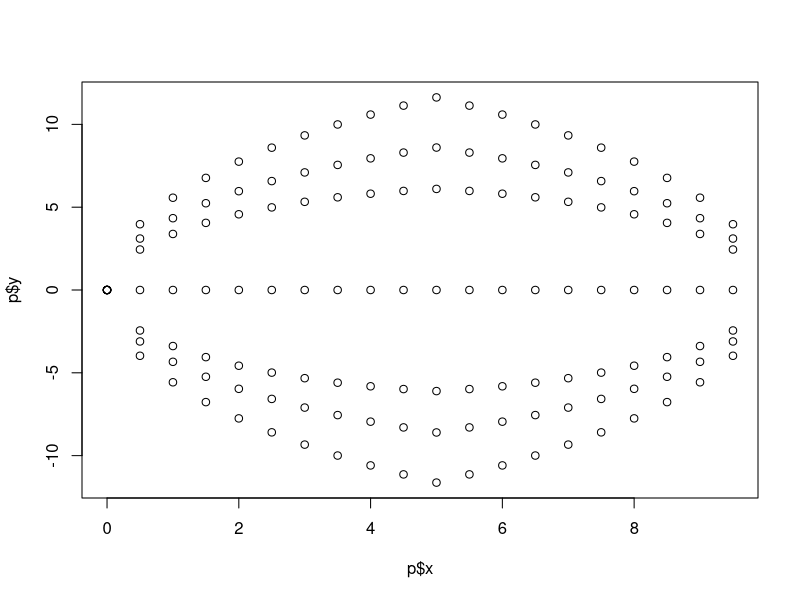
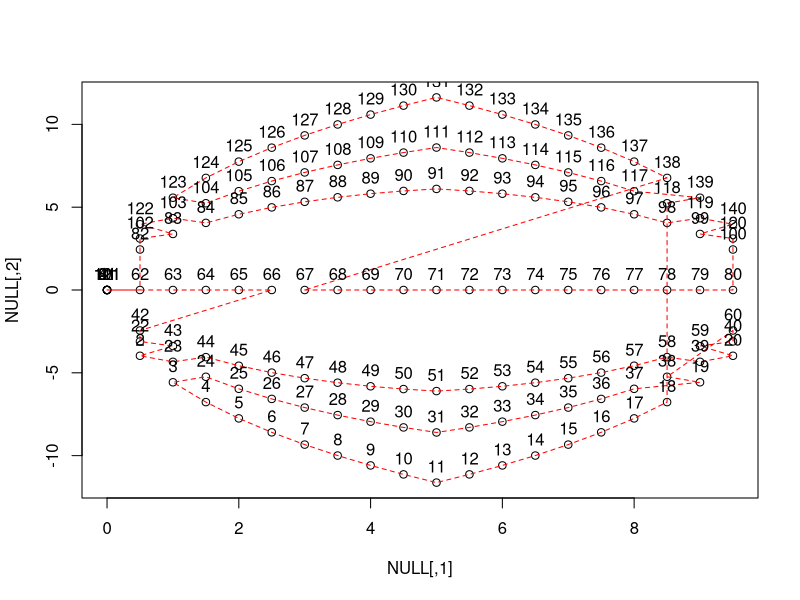
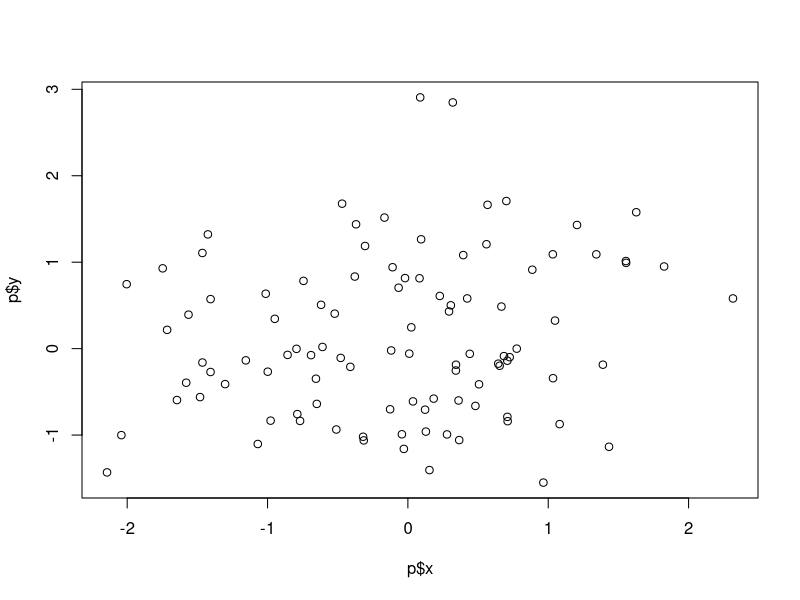
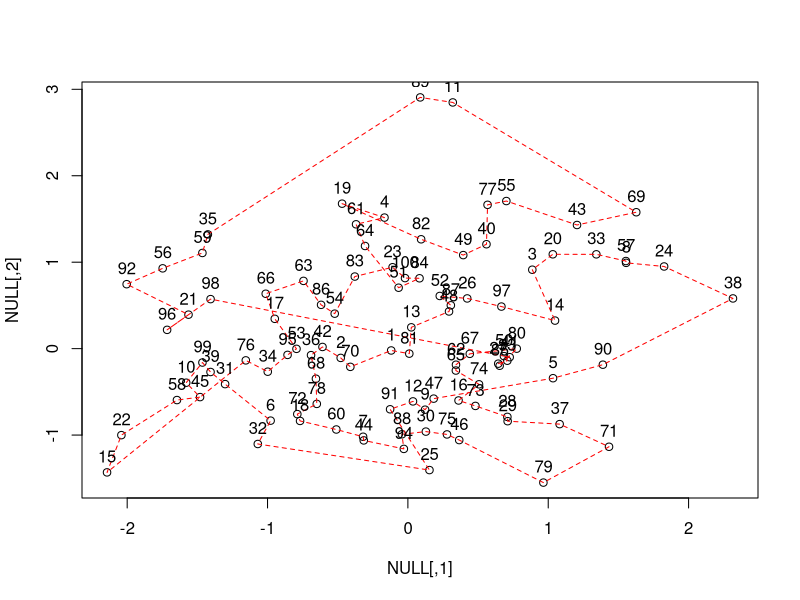
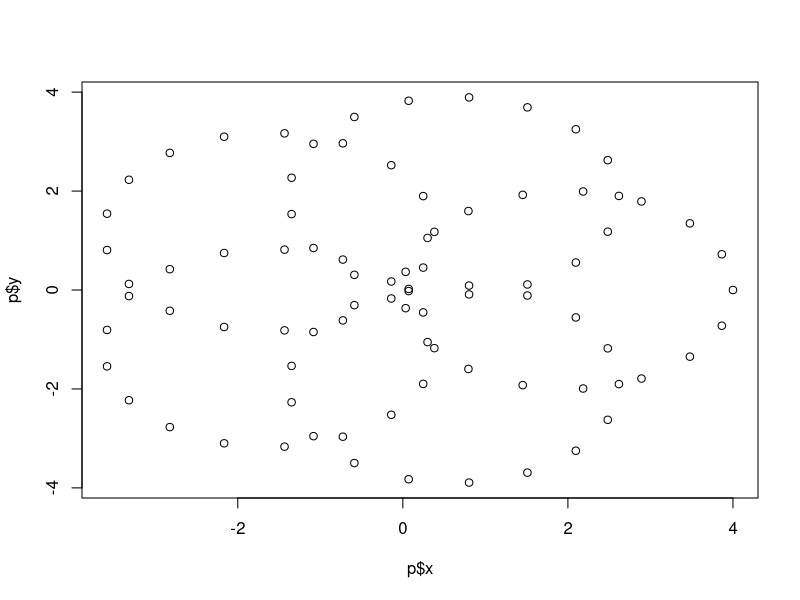
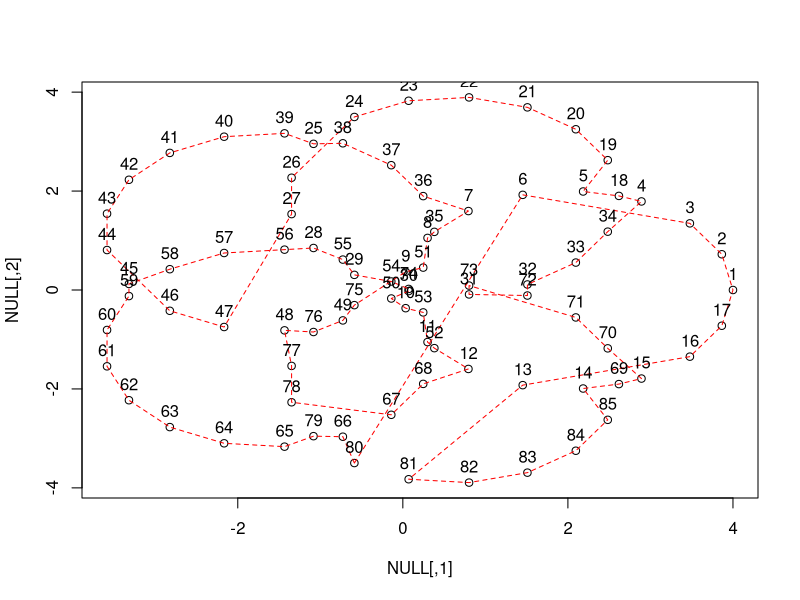
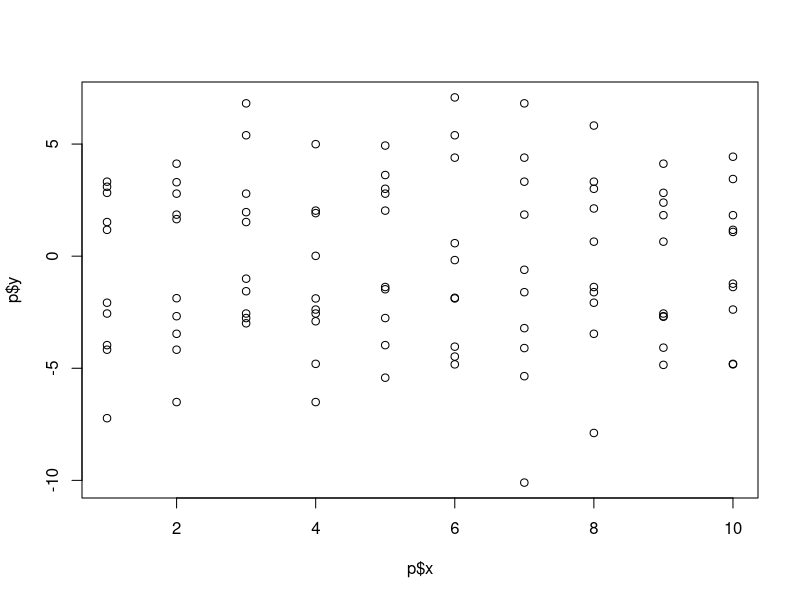
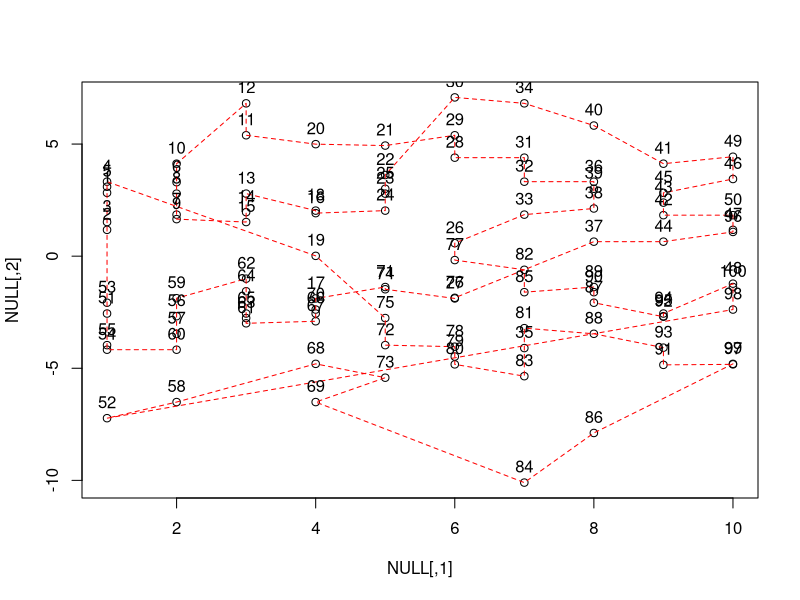

The R script that drew these images, in order:
########################
###
### Leonard Mada
### [the one and only]
###
### TSP Models
### Data Generators
###
### draft v.0.1d


###############
### History ###

### draft v.0.1d:
# - added 2 overlapping densities (mixture of 2 gaussians);
### draft v.0.1c:
# - added overlapping circles;


####################
####################

### Generate Special Graphs for TSP

watermelon.gen = function(n, m, l, random=TRUE, d=3) {
	# n = number of points in a half-ellipse;
	# m = number of half-ellipses;
	r2 = l^2 / 4 # * m
	ellipse.f = function(id, x) {
		a = 2*id - m - 1
		if(a == 0) {
			return (rep(0,n));
		}
		a = a/m
		x.x = abs(x[,id] - l/2)
		return(sign(a)*sqrt(r2 - x.x^2 + d*(l/2 - x.x)*l*a^2))
	}
	if(random) {
		p.x = sapply(1:m, function(id) runif(n, 0, l))
	} else {
		# TODO: fix repeating (0, 0);
		p.x = matrix(rep( (0:(n-1)) * l/n, m), ncol=m)
	}
	p.y = sapply(1:m, ellipse.f, x=p.x)
	return(list("x"=p.x, "y"=p.y))
}

circles.int.gen = function(n, n.c, r=1) {
	# intersecting/overlapping circles
	central.th = (0:(n.c-1)) * 2*pi / n.c;
	circle.th = (0:(n-1)) * 2*pi / n;
	circle.f = function(theta, r, centre=c(0,0)) {
		x = r * cos(theta) + centre[1]	
		y = r * sin(theta) + centre[2]
		return(cbind(x, y))
	}
	circle.shift = function(id, base.circle, centre) {
		x = base.circle[1,] + centre[1, id];
		y = base.circle[2,] + centre[2, id];
		return(cbind(x, y));
	}
	# TODO: nicer code;
	circles.c = sapply(central.th, circle.f, r=r)
	circle.base = sapply(circle.th, circle.f, r=r)
	circles.pxy = sapply(1:ncol(circles.c), circle.shift, base.circle=circle.base, centre=circles.c)
	circles.pxy = list(
		x = as.vector(circles.pxy[1:n,]),
		y = as.vector(circles.pxy[-(1:n),]))
	# print(circles.pxy)
	return(circles.pxy)
}

rnorm2d.gen = function(n1, n2=n1, sd1=1, sd2=1) {
	len = n1*n2
	p.x = rnorm(len, sd=sd1)
	p.y = rnorm(len, sd=sd2)
	return(list("x"=p.x, "y"=p.y))
}

runif2d.gen = function(n1, n2=n1, max=2) {
	# max = 2 is more close to rnorm
	# alternative: max = 4*sd
	len = n1*n2
	p.x = runif(len, max=max)
	p.y = runif(len, max=max)
	return(list("x"=p.x, "y"=p.y))
}

r2d.gen = function(n, ep, sd=1, sep.scale=1) {
	# ep = epochs
	s = rnorm(10*n, sd=sd)
	ep.id = 1:ep
	y1 = as.vector(sapply(ep.id, function(id) sample(s, n))) + sd*sep.scale
	y2 = as.vector(sapply(ep.id, function(id) sample(s, n))) - sd*sep.scale
	ep.all = rep(ep.id, each=n)
	return(list("x"=c(ep.all, ep.all), "y"=c(y1, y2)))
}

find.base = function(m, y=0, middle=FALSE) {
	# m = matrix with coordinates of cities
	# only with non-random
	# TODO: more options
	if( ! middle) {
		isZero = m[,1] == y & m[,2] == y
	} else {
		isZero = m[,2] == y
		m0 = m[isZero, 1]
		mid = m0[rank(m0) == round(length(m0)/2)]
		isZero = isZero & m[,1] == mid
	}
	id = match(TRUE, isZero)
	return(id)
}

###########################

# install.packages("TSP")

library(TSP)


setwd("C:/Users/Leo Mada/Desktop/DB/Math")


###########################

###
ell.n = 7
p = watermelon.gen(20, m=ell.n, 10, random=F)
plot(p$x, p$y)

cities = matrix(c(as.vector(p$x), as.vector(p$y)), ncol=2)
id = find.base(cities, middle=T)
id

### TSP data
etsp <- ETSP(cities)
etsp

### calculate a tour
# tour <- solve_TSP(etsp, method = "nn"
tour <- solve_TSP(etsp, method = "nn", control=list(start=id))
tour

tour_length(tour)
plot(etsp, tour, tour_col = "red")


SAVE_PNG = TRUE
if(SAVE_PNG) {
png(file="TSP.Watermelon.png")
	plot(etsp, tour, tour_col = "red")
dev.off()
}

# image(atsp, tour)


###########################

###
p = rnorm2d.gen(10)
# p = runif2d.gen(10)
plot(p$x, p$y)


cities = matrix(c(as.vector(p$x), as.vector(p$y)), ncol=2)

etsp <- ETSP(cities)
etsp

### calculate a tour
tour <- solve_TSP(etsp, method = "nn")
tour

tour_length(tour)
plot(etsp, tour, tour_col = "red")


#########################

### Overlapping Circles
p = circles.int.gen(17, 5, 2)
plot(p$x, p$y)


cities = matrix(c(as.vector(p$x), as.vector(p$y)), ncol=2)

etsp <- ETSP(cities)
etsp

### calculate a tour
tour <- solve_TSP(etsp, method = "nn")
tour

tour_length(tour)
plot(etsp, tour, tour_col = "red")


#######################

### Specific Densities
p = r2d.gen(5, 10, sd=2, sep.scale=1.5)
plot(p$x, p$y)

# Q: Are there any phase transitions determined by sd & sep.scale?


cities = matrix(c(as.vector(p$x), as.vector(p$y)), ncol=2)

etsp <- ETSP(cities)
etsp

### calculate a tour
tour <- solve_TSP(etsp, method = "nn")
tour

tour_length(tour)
plot(etsp, tour, tour_col = "red")


#######################

### Analysis
# TODO

# 1.) Phase Transitions in the data
# - How to measure phase transitions?
# 2.) Invariants, pseudo-Invariants
# - Higher Moments;
# - Higher "Moments" of Correlation;
# - other pseudo-invariants;
